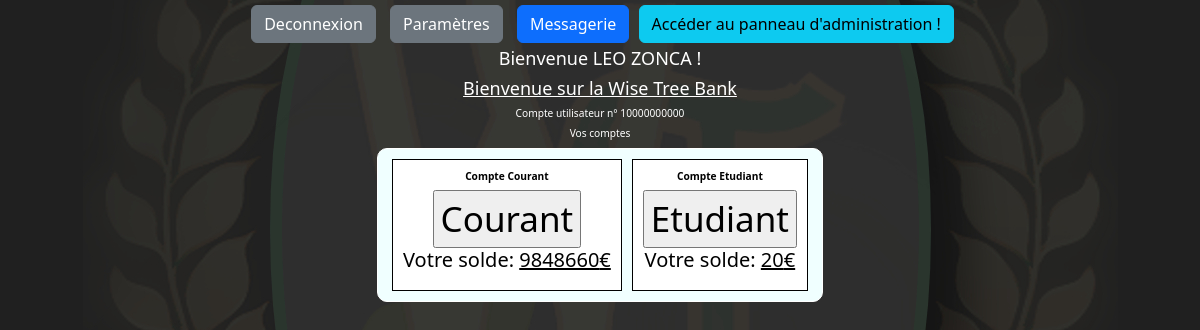
/lescomptes.php (signed in), run on an earlier commit of the app's database.
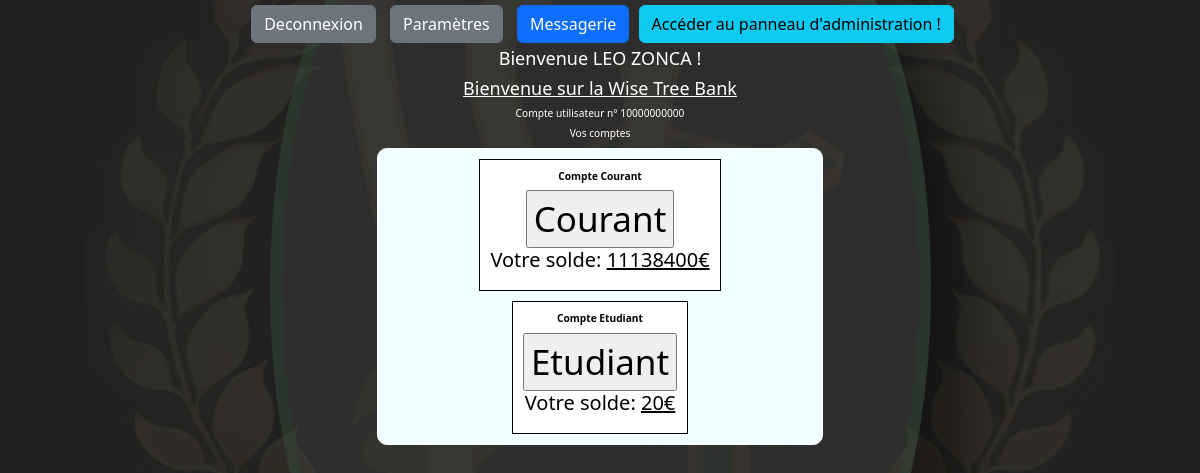
And on a later commit of the database.
### tables this page shows
CREATE TABLE IF NOT EXISTS `comptes` (
  `RIB` varchar(255) NOT NULL,
  `userid` varchar(255) NOT NULL,
  `BIC` varchar(255) NOT NULL DEFAULT 'WSBNFRXX',
  `comptenom` varchar(255) NOT NULL,
  `solde` float NOT NULL DEFAULT '20',
  `decouvert_autorise` int DEFAULT NULL,
  PRIMARY KEY (`RIB`),
  KEY `userid` (`userid`) USING BTREE
);

### lescomptes.php (the view, shortened to what this page needs)
<?php
    $bdd = new PDO('mysql:host=localhost;dbname=wisebankdb;charset=utf8', 'root','');
    function rankrequest($bdd)
    {
        $user = $_SESSION['userid'];
        $requete = "SELECT permissions FROM users WHERE userid = ?;";
        $requete = $bdd->prepare($requete);
        $requete->execute(array($user));
        $data = $requete->fetch();
        if ($data['permissions'] == 4) {
            echo "<button name='admin' class='btn btn-info'>Accéder au panneau d'administration !</button>";
        }
        elseif($data['permissions'] == 2){
            echo "<button name='conseil' class='btn btn-info'>Accéder aux outils conseiller !</button>";
        }
        elseif($data['permissions'] == 3){
            echo "<button name='banquier' class='btn btn-info'>Accéder aux outils banquier !</button>";
        }
    }
    function nomrequest($bdd)
    {
        $user = $_SESSION['userid'];
        $requete = "SELECT nom, prenom FROM users WHERE userid = ?;";
        $requete = $bdd->prepare($requete);
        $requete->execute(array($user));
        $data = $requete->fetch();
        echo "<h1>Bienvenue " . htmlspecialchars(strtoupper($data['prenom'])) . " " . htmlspecialchars(strtoupper($data['nom'])) . " !</h1>";
    }
    function checkcomptes($bdd){
        $user = $_SESSION['userid'];
        $requetedata = "SELECT * FROM comptes WHERE userid = ? ";
        $requetedata = $bdd->prepare($requetedata);
        $requetedata->execute(array($user));
        while($data = $requetedata->fetch())
        {
            echo "<div class='compte'>";
            echo "<h2><b>Compte " . $data['comptenom'] . "</b></h2>";
            echo "<form method='POST' action='lescomptes.php'>";
            echo "<input type='submit' name='compteactuelnom' value='" . $data['comptenom'] . "'>";
            echo"</form>";
            echo "<h5>Votre solde: <u>" . $data['solde'] . "€</u></h5>";
            echo "</div>";
        }
    }
?>
<!DOCTYPE html>
<html>
    <head>
        <link href="https://cdn.jsdelivr.net/npm/bootstrap@5.3.0-alpha1/dist/css/bootstrap.min.css" rel="stylesheet">
        <link rel="stylesheet" type="text/css" href="css/style.css">
    </head>
    <body>
            <div class="navbar-nav">
                <form method="POST" action="lescomptes.php">
                    <button name="Deco" class="btn btn-secondary">Deconnexion</button>
                    <button name="parametres" class="btn btn-secondary">Paramètres</button>
                    <button name='contact' class='btn btn-primary'>Messagerie<span class="badge bg-danger ms-2"><?php messagecount($bdd) ?></span></button>
                    <?php
                    rankrequest($bdd);
                    ?>
                </form>
            </div>
        <div class="container">
                <?php nomrequest($bdd);?>
                <h1><u>Bienvenue sur la Wise Tree Bank</u></h1>
                <?php echo "<h2>Compte utilisateur n° " . htmlspecialchars($_SESSION['userid']). "</h2>"; ?>
                <h2>Vos comptes</h2>
                <div class="comptes_container">
                    <?php
                        checkcomptes($bdd);
                    ?>
                </div>
            </div>
    </body>
</html>

What changed in the data, as far as the page shows it:
changed comptes "Courant": solde "9848660" → "11138400"
